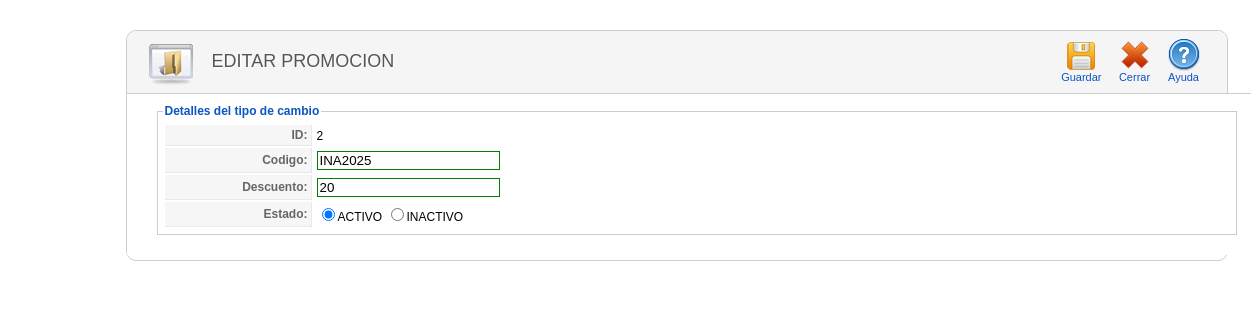
The page /promocion/editar_promocion.php?idpromocion=2 (signed in) on the database its author committed.
### tables this page shows
CREATE TABLE `promocion` (
  `IdPromocion` int(11) NOT NULL,
  `Codigo` varchar(50) NOT NULL,
  `Descuento` int(11) NOT NULL,
  `Estado` varchar(30) DEFAULT 'ACTIVO'
);

### clases/clsPromocion.php (called while the page is built, shortened)
<?php
include_once("clsConexion.php");
class clsPromocion{
function consultarPromocionPorParametro($criterio,$busqueda,$limite){
   $con = new clsConexion;
   if($con->conectarse()==true){
     $query = "CALL SP_S_PromocionPorParametro('$criterio','$busqueda','$limite')";
	 $result = @mysql_query($query);
	 if (!$result)
	   return false;
	 else
	   return $result;
   }
 }
}
?>

### clases/clsConexion.php (called while the page is built, shortened)
<?php
class clsConexion{
	 function conectarse() {
		   return true;
	 }
}
?>

### promocion/editar_promocion.php (the view, shortened to what this page needs)
<html>
<head>
<link href="../css/general.css" rel="stylesheet" type="text/css">
<link href="../css/icon.css" rel="stylesheet" type="text/css">
<link href="../css/box.css" rel="stylesheet" type="text/css">
</head>
<body>
<?php
    if(isset($_SESSION["usuario"])){
?>
<div class="wrapper">
<form name="form_tipodoc" method="post" action="guardar_promocion.php">
<div class="block">
    <div class="block_head">
    	<div class="imagen_head"><img src="../img/header/categoria.png" width="48" height="48"></div>
    <div class="titulo_head">EDITAR PROMOCION</div>
      <div class="toolbar" id="toolbar">
            <table class="toolbar">
            	<tbody>
                	<tr>
                    <td>
<button type="submit" class="button">
                   <span class="icon-32-guardar_editar" title="Guardar">
                        </span>
                        Guardar
          			</button>
                    </td>
                    <td>
                        <a href="index.php" class="toolbar">
                        <span class="icon-32-cancelar" title="Nuevo">
                        </span>
                        Cerrar
                        </a>
                    </td>
                    <td>
                        <a href="#" class="toolbar">
                        <span class="icon-32-ayuda" title="Ayuda">
                        </span>
                        Ayuda
                        </a>
                    </td>
                    </tr>
            	</tbody>
            </table>
        </div>
    </div>
    <div class="block_content">
<?php
include_once("../clases/clsPromocion.php");
$id_promo=$_GET["idpromocion"];
$objtipodoc=new clsPromocion;
$resultado=$objtipodoc->consultarPromocionPorParametro('id',$id_promo,'');
while($row=mysql_fetch_array($resultado)){
	$codigo=$row["Codigo"];
    $descuento=$row["Descuento"];
    $estado=$row["Estado"];
}
?>
    <fieldset class="adminform">
    <legend>Detalles del tipo de cambio</legend>
    <table class="admintable">
        <tr>
            <td width="100" class="key">ID:</td>
            <td><?php echo $id_promo ?></td>
        </tr>
        <tr>
            <td class="key">Codigo:</td>
            <td><input type="text" name="codigo" value="<?php echo $codigo ?>" size="20" title="Codigo de promocion"  required></td>
        </tr>
        <tr>
            <td class="key">Descuento:</td>
            <td><input type="text" name="descuento" value="<?php echo $descuento ?>" size="20" title="Descuento de promocion"  required></td>
        </tr>
            <tr>
        <td class="key">Estado:</td>
        <td>
        <label><input type="radio" name="estado" value="ACTIVO" <?php if($estado=='ACTIVO') print "checked=true"?> />ACTIVO</label>
        <label><input type="radio" name="estado" value="INACTIVO" <?php if($estado=='INACTIVO') print "checked=true"?> />INACTIVO</label>
        </td>
    </tr>
    </table>
	</fieldset>
	</div>
</div>
</form>
</div>
<?php
    } else {
        header("Location:../index.php");
    }
?>
</body>
</html>

### css/general.css (style rules this page uses)
body { margin: 10px; padding: 0; background-image: url(../img/fondo.png); background-repeat: repeat; padding-bottom: 1px; font-size: 11px; }
body, td, th { font-family: Arial, Helvetica, sans-serif; font-size:12px; }
a:link { color: #0B55C4; text-decoration: none; }
fieldset { margin-bottom: 10px; border: 1px #ccc solid; padding: 5px; text-align: left; }
legend { color: #0B55C4; font-size: 12px; font-weight: bold; }
fieldset.adminform { border: 1px solid #ccc; margin: 0 10px 10px 10px; }
table.admintable td { padding: 3px; }
table.admintable td.key, table.admintable td.paramlist_key { background-color: #f6f6f6; text-align: right; width: 140px; color: #666; font-weight: bold; font-size: 12px; border-bottom: 1px solid #e9e9e9; border-right: 1px solid #e9e9e9; }
.block { width:1100px; padding-bottom: 5px; margin-bottom: 25px; clear: both; border-radius: 10px; background-color:#fff; border: solid 1px #CCCCCC; }
.wrapper { width:1000px; margin:0 auto; padding-top: 20px; }
.block .block_content { overflow: hidden; background: #fff; width:1100px; border-top: 1px solid #CECECE; padding: 10px 20px 10px; }
.block .block_head { height:62px; background-color:#F5F5F5; -moz-border-radius: 10px 10px 0px 0px; -o-border-radius: 10px 10px 0px 0px; -webkit-border-radius: 10px 10px 0px 0px; -ms-border-radius: 10px 10px 0px 0px; overflow:visible; }
.block .titulo_head { height:25px; width:auto; float:left; font-family: "Titillium999", "Trebuchet MS", Arial, sans-serif; font-size: 18px; font-weight: normal; text-transform: uppercase; color: #555; text-shadow: 1px 1px 0 #fff; margin-left: 15px; padding-top:20px; }
.block .imagen_head { height:25px; width:50; float:left; margin-left: 20px; padding-top:10px; }
div.toolbar { float: right; text-align: right; padding: 0; margin-right: 20px; margin-top:5px; }
table.toolbar { border-collapse: collapse; padding: 0; margin: 0; }
table.toolbar td { padding: 1px 1px 1px 4px; text-align: center; color: #666; height: 48px; }
table.toolbar span { float: none; width: 32px; height: 32px; margin: 0 auto; display: block; }
table.toolbar a { display: block; float: left; background:#F5F5F5; white-space: nowrap; border: 1px solid #F5F5F5; padding: 1px 5px; cursor: pointer; font-size:11px; }
.button { display: block; float: left; white-space: nowrap; border: 1px solid #F5F5F5; padding: 1px 5px; cursor: pointer; font-family: Arial, Helvetica, sans-serif; font-size:11px; color: #0B55C4; text-align:center center; background:#F5F5F5; }

### promocion/editar_promocion.php (style rules this page uses)
input:required:valid { border: 1px solid green; }

### rows shown on the page
promocion: codigo "INA2025", descuento "20", Estado "☑ ACTIVO"

### other values the page prints
$id_promo "2"
